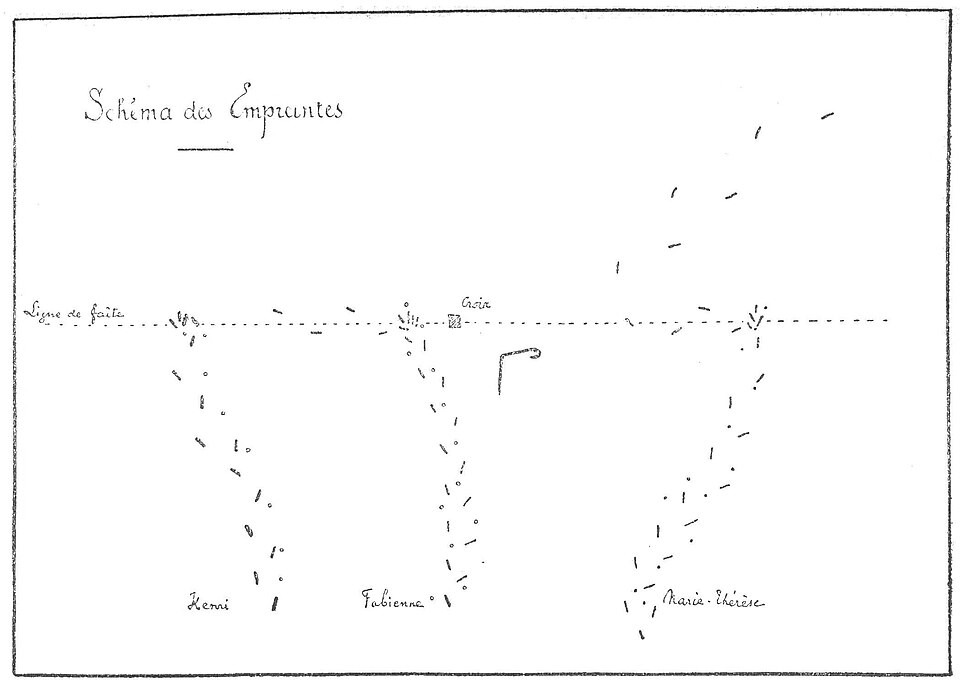
#> input picture proyectos/el-peligro-azul/imagenes/croquis_1911_960px.jpg, 960 x 684 px, found by its file name
$ python rotula_croquis.py imagenes/croquis_1911_960px.jpg imagenes/croquis_huellas_es.png ../../fuentes/CormorantGaramond-Italic.ttf
#> lines starting #> are read from the running program, lines starting #| are printed output that depends on the picture
# Rotula en español el croquis de 1911 (cap. IX de la 1.ª parte).
# Uso: python3 imagenes/rotula_croquis.py imagenes/croquis_1911_960px.jpg imagenes/croquis_huellas_es.png ../../fuentes/CormorantGaramond-Italic.ttf
from PIL import Image, ImageDraw, ImageFont
import sys
src, dst, fuente = sys.argv[1:4]
im = Image.open(src).convert("L")
#> im is the input picture: PIL image 960x684 L; min 0, max 255, mean 250.9
K = 2
im = im.resize((im.width*K, im.height*K), Image.LANCZOS)
#> im: PIL image 1920x1368 L
d = ImageDraw.Draw(im)
def borra(x0,y0,x1,y1): d.rectangle((x0*K,y0*K,x1*K,y1*K), fill=255)
borra(80,78,350,156)     # título + subrayado
borra(15,294,131,319)    # Ligne de faîte
borra(460,293,494,310)   # Croix
def f(t): return ImageFont.truetype(fuente, t*K)
tinta = 40
# Título
ft = f(30)
t = "Esquema de las huellas"
w = d.textlength(t, font=ft)
#> w = 708.8
d.text((85*K, 92*K), t, font=ft, fill=tinta)
cx = 85*K + w/2
#> cx = 524.4
d.line((cx-28*K, 148*K, cx+28*K, 148*K), fill=tinta, width=2*K)
# Rótulos
d.text((18*K, 294*K), "Línea de cumbre", font=f(20), fill=tinta)
d.text((461*K, 289*K), "Cruz", font=f(20), fill=tinta)
im.save(dst, dpi=(300,300))
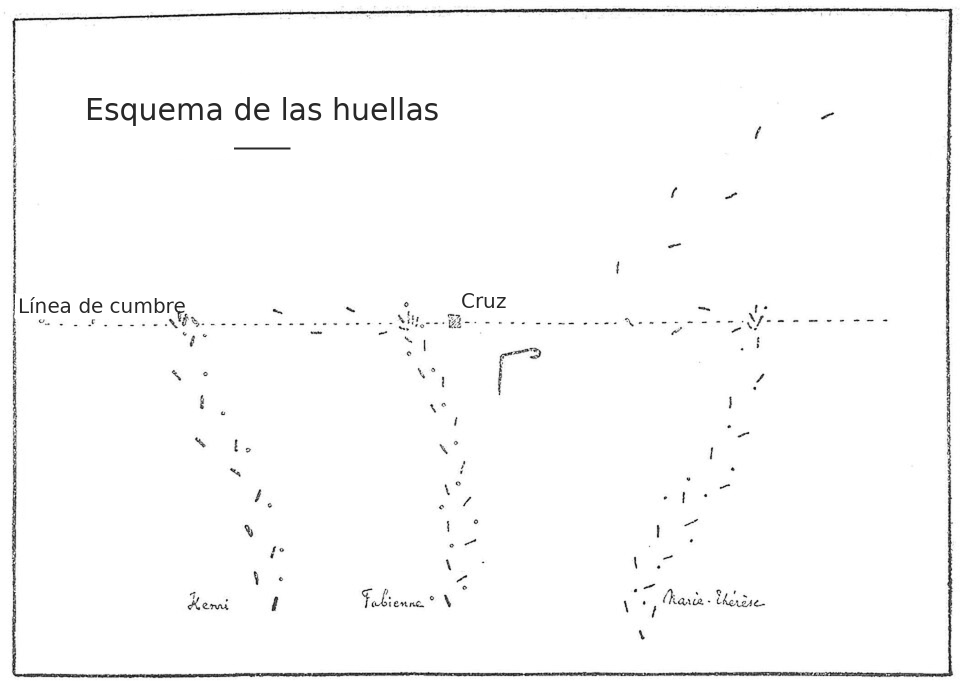
#> saved as croquis_huellas_es.png: PIL image 1920x1368 L (shown at 1/2 size); min 0, max 255, mean 250.1
